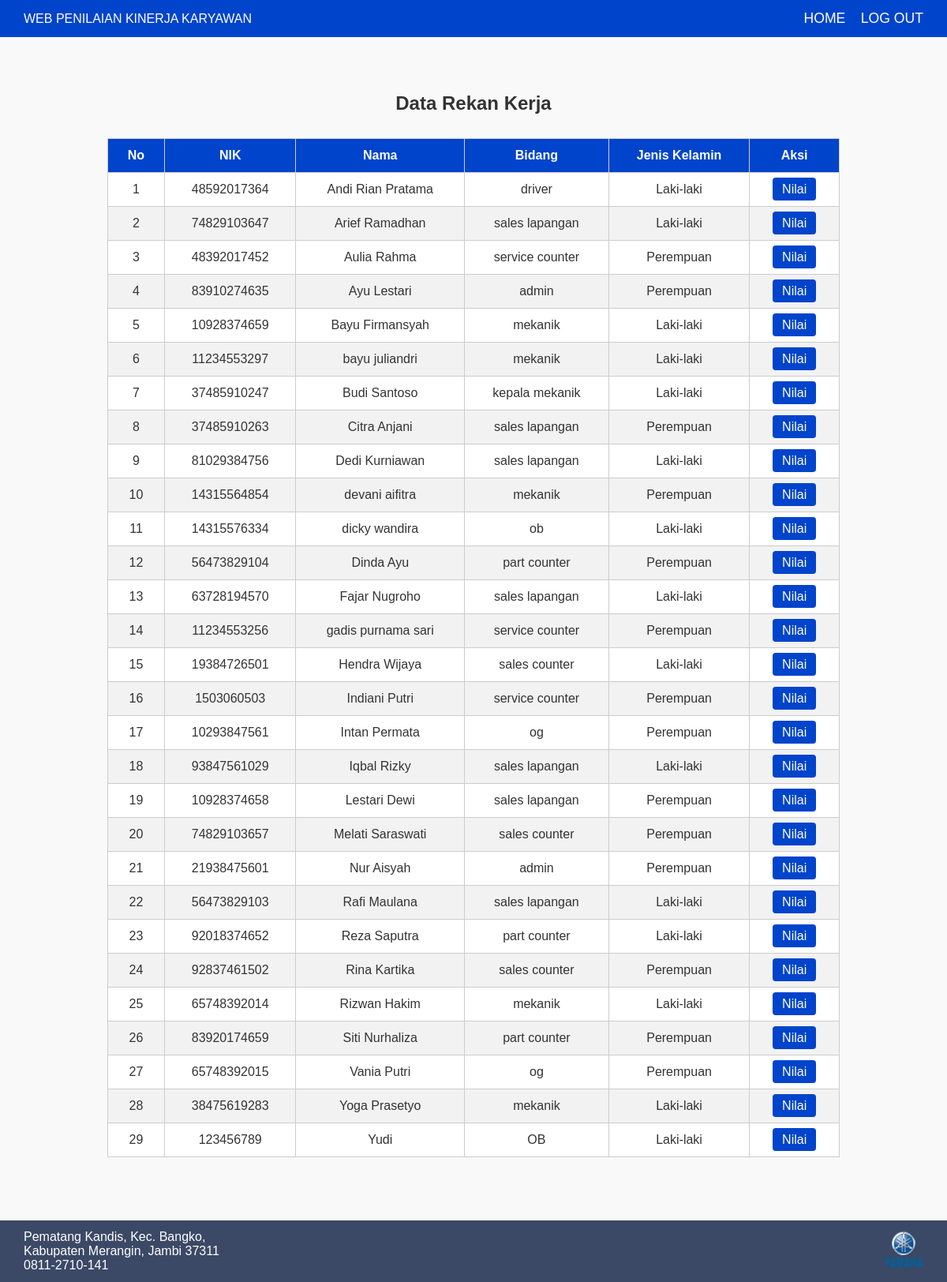
The page /dealer/karyawan/data_karyawan.php (signed in) on the database its author committed.
### tables this page shows
CREATE TABLE `karyawan` (
  `nik` varchar(20) NOT NULL,
  `nama` varchar(100) DEFAULT NULL,
  `bidang` varchar(50) DEFAULT NULL,
  `jenis_kelamin` enum('Laki-laki','Perempuan') DEFAULT NULL
);

### dealer/karyawan/data_karyawan.php (the view, shortened to what this page needs)
<?php
require '../../koneksi.php';
$nik_login = $_SESSION['nik'] ?? null;
$stmt = $pdo->prepare("SELECT nik, nama, bidang, jenis_kelamin FROM karyawan WHERE nik != ? ORDER BY nama ASC");
$stmt->execute([$nik_login]);
$data_karyawan = $stmt->fetchAll();
?>
<!DOCTYPE html>
<html lang="id">
<head>
    <link rel="stylesheet" href="../../assets/styles.css">
</head>
<body>
<header>
    <nav class="navbar">
        <div class="title">WEB PENILAIAN KINERJA KARYAWAN</div>
        <div class="nav-links">
            <a href="../../dealer/karyawan/index.php" class="nav-link">HOME</a>
            <a href="../../dealer/logout.php" class="nav-link">LOG OUT</a>
        </div>
    </nav>
</header>
<div class="main-wrapper">
    <div class="main">
        <div class="center">
            <h2>Data Rekan Kerja</h2>
            <table>
                <thead>
                    <tr>
                        <th>No</th>
                        <th>NIK</th>
                        <th>Nama</th>
                        <th>Bidang</th>
                        <th>Jenis Kelamin</th>
                        <th>Aksi</th>
                    </tr>
                </thead>
                <tbody>
                    <?php
                    $no = 1;
                    foreach($data_karyawan as $karyawan): ?>
                        <tr>
                            <td><?= $no++ ?></td>
                            <td><?= htmlspecialchars($karyawan['nik']) ?></td>
                            <td><?= htmlspecialchars($karyawan['nama']) ?></td>
                            <td><?= htmlspecialchars($karyawan['bidang']) ?></td>
                            <td><?= htmlspecialchars($karyawan['jenis_kelamin']) ?></td>
                            <td>
                                <a href="../../dealer/karyawan/nilai_rekan.php?nik=<?= urlencode($karyawan['nik']) ?>" class="btn-nilai">Nilai</a>
                            </td>
                        </tr>
                    <?php endforeach; ?>
                </tbody>
            </table>
        </div>
    </div>
</div>
<footer>
    <div class="detail">
        Pematang Kandis, Kec. Bangko,<br>
        Kabupaten Merangin, Jambi 37311<br>
        0811-2710-141
    </div>
    <div class="logo">
        <img src="../../img/logo.png" alt="Logo">
    </div>
</footer>
</body>
</html>

### assets/styles.css (style rules this page uses)
html, body { height: 100%; margin: 0; display: flex; flex-direction: column; font-family: Arial, sans-serif; background: #f9f9f9; color: #333; }
.navbar { display: flex; justify-content: space-between; align-items: center; background-color: #0044cc; color: white; padding: 13px 30px; }
.navbar a { color: white; text-decoration: none; font-size: 1.1rem; margin-left: 15px; }
.main-wrapper { flex: 1; display: flex; justify-content: center; width: 100%; box-sizing: border-box; }
.main { display: flex; justify-content: center; align-items: center; flex-wrap: nowrap; max-width: 1200px; width: 100%; text-align: center; }
footer { display: flex; justify-content: space-between; align-items: center; background-color: #3b4966; color: white; padding: 12px 30px; width: 100%; box-sizing: border-box; }
footer .logo img { width: 50px; height: 50px; object-fit: cover; animation: blink 1s infinite; }

### dealer/karyawan/data_karyawan.php (style rules this page uses)
.center { flex: 1 1 100%; padding: 50px 20px; text-align: center; }
table { width: 80%; border-collapse: collapse; margin: 30px auto; background: white; }
th, td { padding: 12px 18px; border: 1px solid #ccc; text-align: center; }
th { background: #0044cc; color: white; }
tr:nth-child(even) { background: #f2f2f2; }
.btn-nilai { padding: 6px 12px; background: #0044cc; color: white; border: none; border-radius: 4px; cursor: pointer; text-decoration: none; }

### rows shown on the page
karyawan: nik "48592017364", nama "Andi Rian Pratama", bidang "driver", jenis_kelamin "Laki-laki"
karyawan: nik "74829103647", nama "Arief Ramadhan", bidang "sales lapangan", jenis_kelamin "Laki-laki"
karyawan: nik "48392017452", nama "Aulia Rahma", bidang "service counter", jenis_kelamin "Perempuan"
karyawan: nik "83910274635", nama "Ayu Lestari", bidang "admin", jenis_kelamin "Perempuan"
karyawan: nik "10928374659", nama "Bayu Firmansyah", bidang "mekanik", jenis_kelamin "Laki-laki"
karyawan: nik "11234553297", nama "bayu juliandri", bidang "mekanik", jenis_kelamin "Laki-laki"
karyawan: nik "37485910247", nama "Budi Santoso", bidang "kepala mekanik", jenis_kelamin "Laki-laki"
karyawan: nik "37485910263", nama "Citra Anjani", bidang "sales lapangan", jenis_kelamin "Perempuan"
karyawan: nik "81029384756", nama "Dedi Kurniawan", bidang "sales lapangan", jenis_kelamin "Laki-laki"
karyawan: nik "14315564854", nama "devani aifitra", bidang "mekanik", jenis_kelamin "Perempuan"
karyawan: nik "14315576334", nama "dicky wandira", bidang "ob", jenis_kelamin "Laki-laki"
karyawan: nik "56473829104", nama "Dinda Ayu", bidang "part counter", jenis_kelamin "Perempuan"
karyawan: nik "63728194570", nama "Fajar Nugroho", bidang "sales lapangan", jenis_kelamin "Laki-laki"
karyawan: nik "11234553256", nama "gadis purnama sari", bidang "service counter", jenis_kelamin "Perempuan"
karyawan: nik "19384726501", nama "Hendra Wijaya", bidang "sales counter", jenis_kelamin "Laki-laki"
karyawan: nik "1503060503", nama "Indiani Putri", bidang "service counter", jenis_kelamin "Perempuan"
karyawan: nik "10293847561", nama "Intan Permata", bidang "og", jenis_kelamin "Perempuan"
karyawan: nik "93847561029", nama "Iqbal Rizky", bidang "sales lapangan", jenis_kelamin "Laki-laki"
karyawan: nik "10928374658", nama "Lestari Dewi", bidang "sales lapangan", jenis_kelamin "Perempuan"
karyawan: nik "74829103657", nama "Melati Saraswati", bidang "sales counter", jenis_kelamin "Perempuan"
karyawan: nik "21938475601", nama "Nur Aisyah", bidang "admin", jenis_kelamin "Perempuan"
karyawan: nik "56473829103", nama "Rafi Maulana", bidang "sales lapangan", jenis_kelamin "Laki-laki"
karyawan: nik "92018374652", nama "Reza Saputra", bidang "part counter", jenis_kelamin "Laki-laki"
karyawan: nik "92837461502", nama "Rina Kartika", bidang "sales counter", jenis_kelamin "Perempuan"
karyawan: nik "65748392014", nama "Rizwan Hakim", bidang "mekanik", jenis_kelamin "Laki-laki"
karyawan: nik "83920174659", nama "Siti Nurhaliza", bidang "part counter", jenis_kelamin "Perempuan"
karyawan: nik "65748392015", nama "Vania Putri", bidang "og", jenis_kelamin "Perempuan"
karyawan: nik "38475619283", nama "Yoga Prasetyo", bidang "mekanik", jenis_kelamin "Laki-laki"
karyawan: nik "123456789", nama "Yudi", bidang "OB", jenis_kelamin "Laki-laki"
